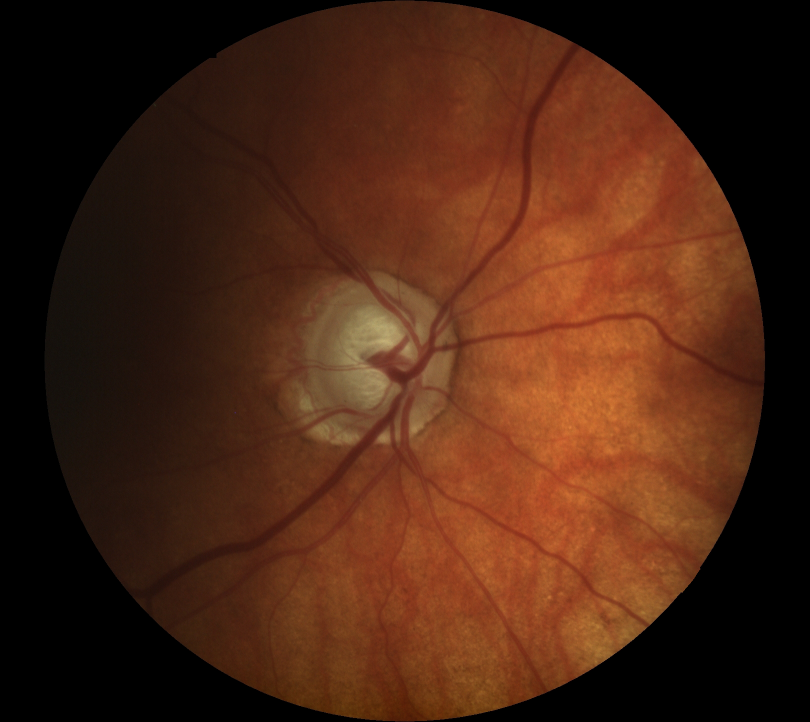
#> input picture MP_RetinalVesselAnalysis/MP_RetinalVesselAnalysis/dummies/Retinal_Images/111.png, 1620 x 1444 px (shown at 1/2 size)
$ python Centre_Diagonal.py
#> lines starting #> are read from the running program, lines starting #| are printed output that depends on the picture
import cv2
import matplotlib.pyplot as plt
from tkinter import Tk, filedialog
import numpy as np

# Open a GUI to choose an image file
root = Tk()
root.withdraw()  # Hide the main window

file_path = filedialog.askopenfilename(title="Select an image file", filetypes=[("Image files", "*.png;*.jpg;*.jpeg;*.bmp")])
#> the answer given: Retinal_Images/111.png

# Check if a file was selected
if file_path:
    # Load the selected image
    image = cv2.imread(file_path)
#> image is the input picture: shape (1444, 1620, 3); mean B, G, R 19.3, 37, 73.5

    # Convert to grayscale
    gray = cv2.cvtColor(image, cv2.COLOR_BGR2GRAY)
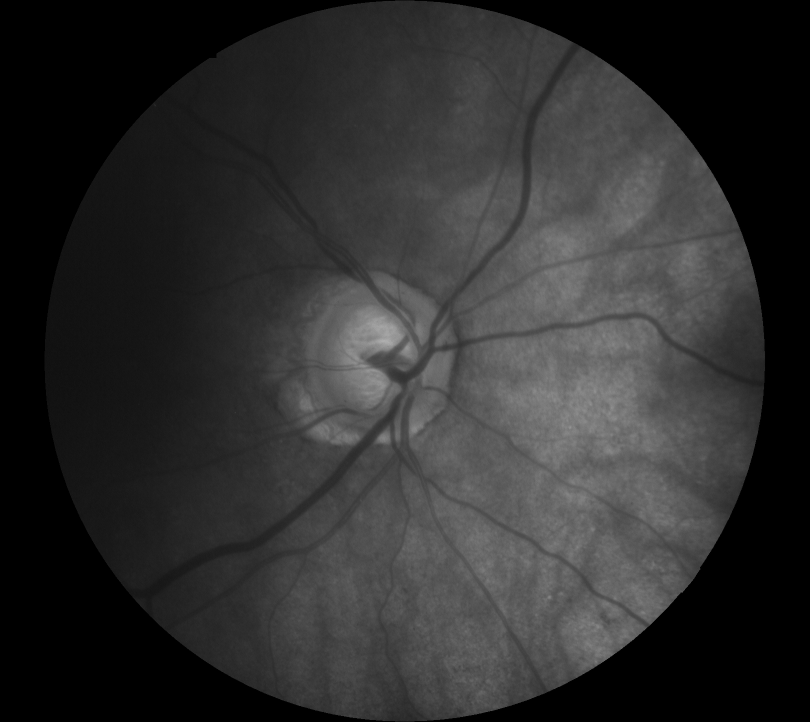
#> gray: shape (1444, 1620) (shown at 1/2 size); min 0, max 178, mean 45.9

    # Apply CLAHE (Contrast Limited Adaptive Histogram Equalization) for contrast enhancement
    clahe = cv2.createCLAHE(clipLimit=2.0, tileGridSize=(8, 8))
    clahe_image = clahe.apply(gray)
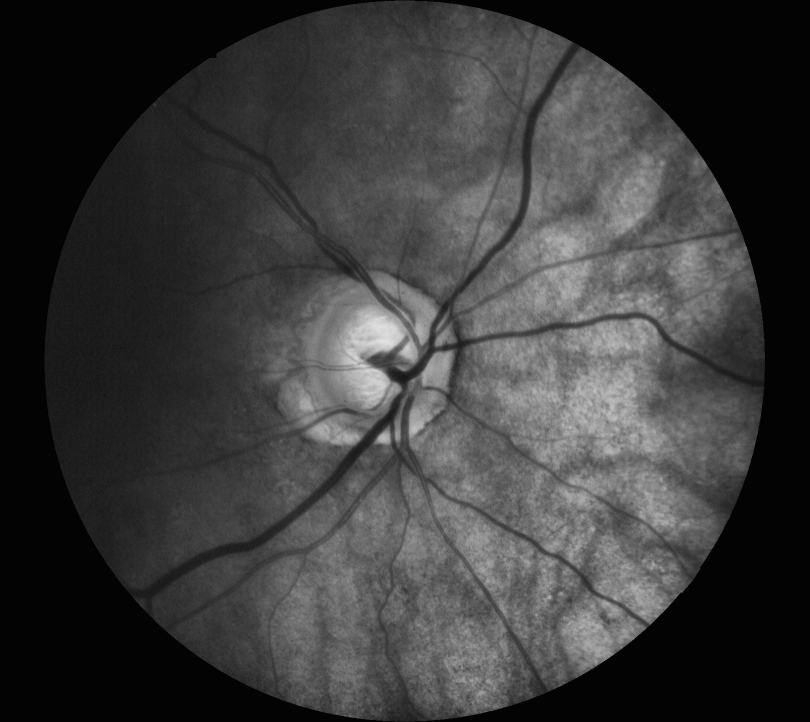
#> clahe_image: shape (1444, 1620) (shown at 1/2 size); min 3, max 226, mean 58.4

    # Apply Gaussian blur for noise removal
    blur_image = cv2.GaussianBlur(clahe_image, (3, 3), 0)

    height, width = blur_image.shape
#> height = 1444; width = 1620
    center_x, center_y = int(width / 2), int(height / 2)
#> center_x = 810; center_y = 722

    # Define the size of the cropped image
    crop_size = 800

    # Calculate the coordinates for the top-left corner of the cropped image
    crop_x = center_x - int(crop_size / 2)
#> crop_x = 410
    crop_y = center_y - int(crop_size / 2)
#> crop_y = 322

    # Crop the image
    crop_image = blur_image[crop_y:crop_y + crop_size, crop_x:crop_x + crop_size]
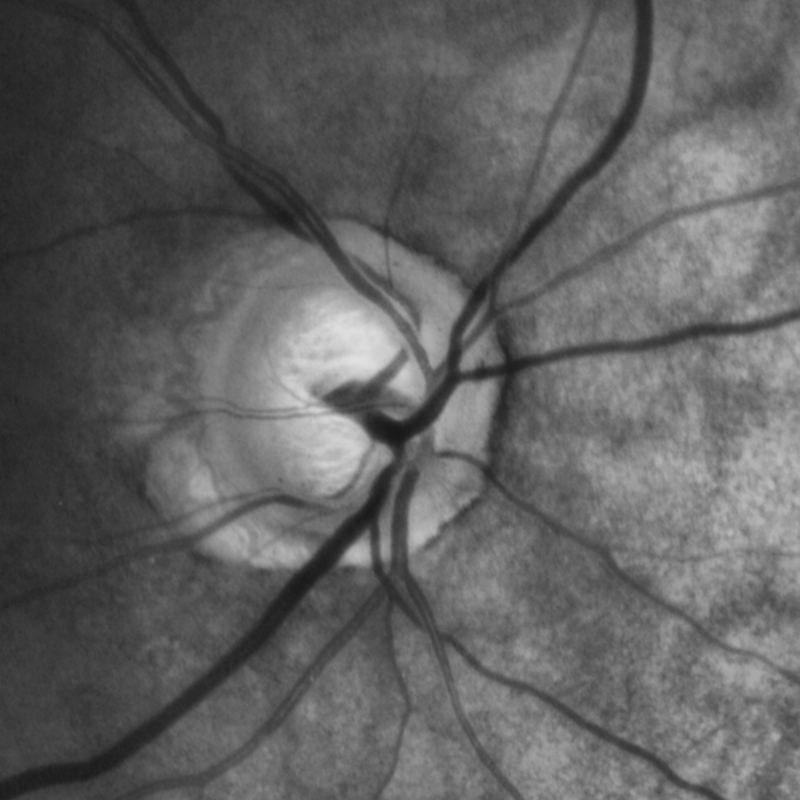
#> crop_image: shape (800, 800); min 24, max 225, mean 96.6

    # Show the cropped image using matplotlib
    fig, ax = plt.subplots(figsize=(8, 6))
    ax.imshow(crop_image, cmap='gray')

    # Mark the two points and calculate radius and draw circle
    # [46 lines left out: function onclick, not called in this run]

    fig.canvas.mpl_connect('button_press_event', onclick)
    plt.pause(0.001)
    plt.show()

$ run again, on MP_RetinalVesselAnalysis/MP_RetinalVesselAnalysis/dummies/Retinal_Images/12.png
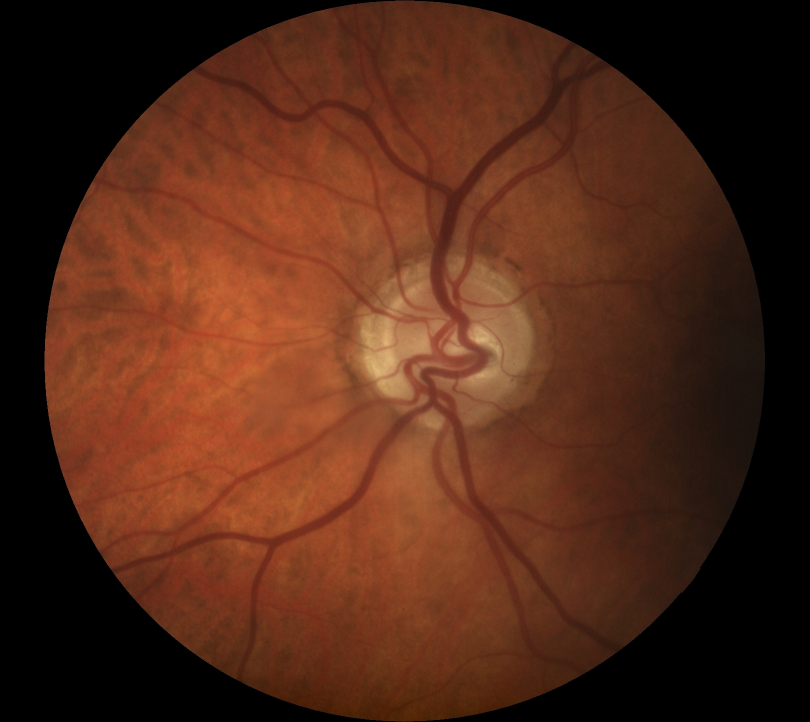
#> input picture MP_RetinalVesselAnalysis/MP_RetinalVesselAnalysis/dummies/Retinal_Images/12.png, 1620 x 1444 px (shown at 1/2 size)
#> image is the input picture: shape (1444, 1620, 3); mean B, G, R 23.4, 40.4, 81.1
#> `clahe_image = clahe.apply(gray)`:
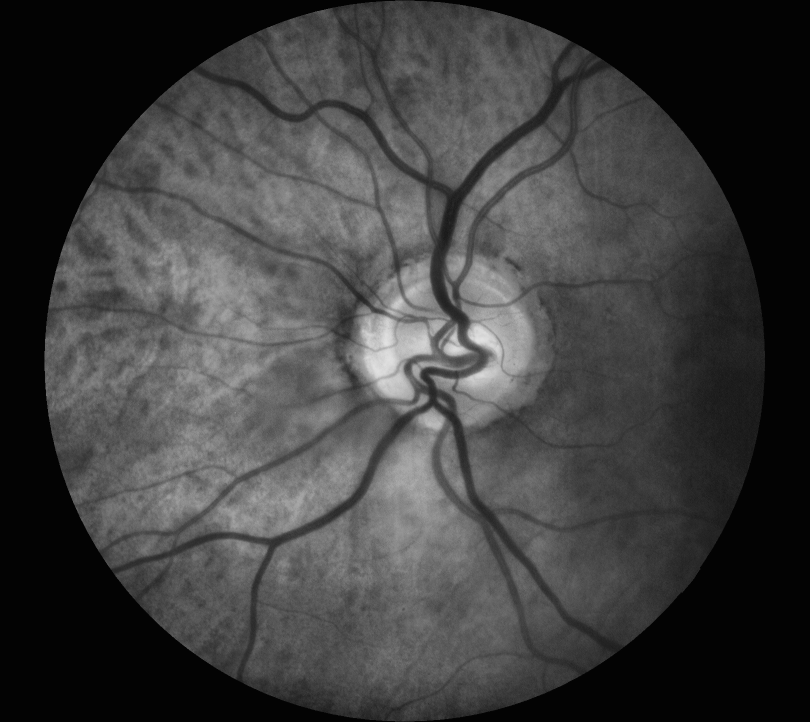
#> clahe_image: shape (1444, 1620) (shown at 1/2 size); min 3, max 227, mean 62.9
#> `crop_image = blur_image[crop_y:crop_y + crop_size, crop_x:crop_x + cro..`:
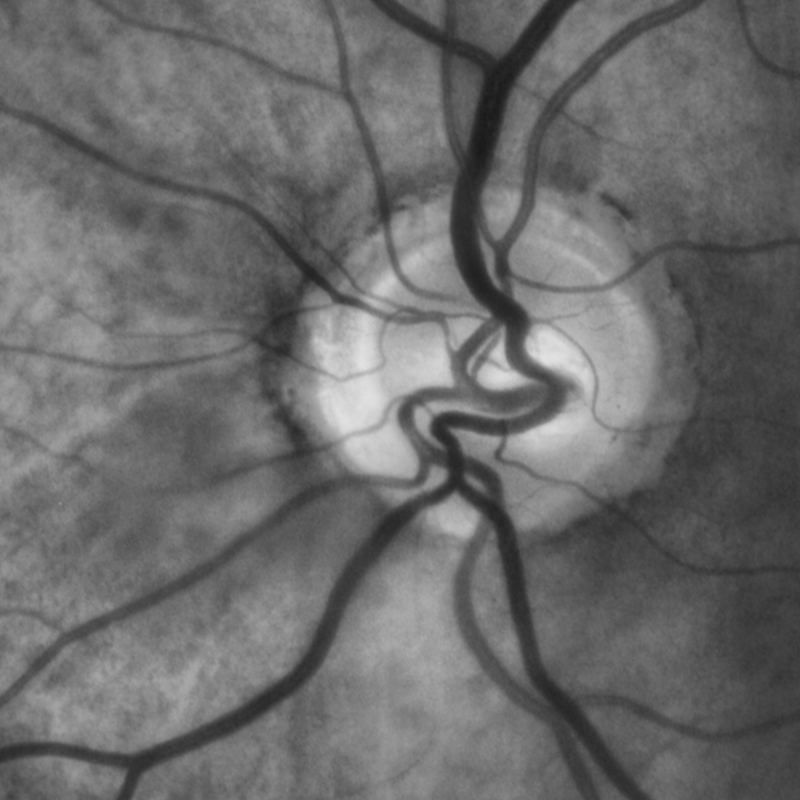
#> crop_image: shape (800, 800); min 25, max 226, mean 107.3

$ run again, on MP_RetinalVesselAnalysis/MP_RetinalVesselAnalysis/dummies/Retinal_Images/15.png
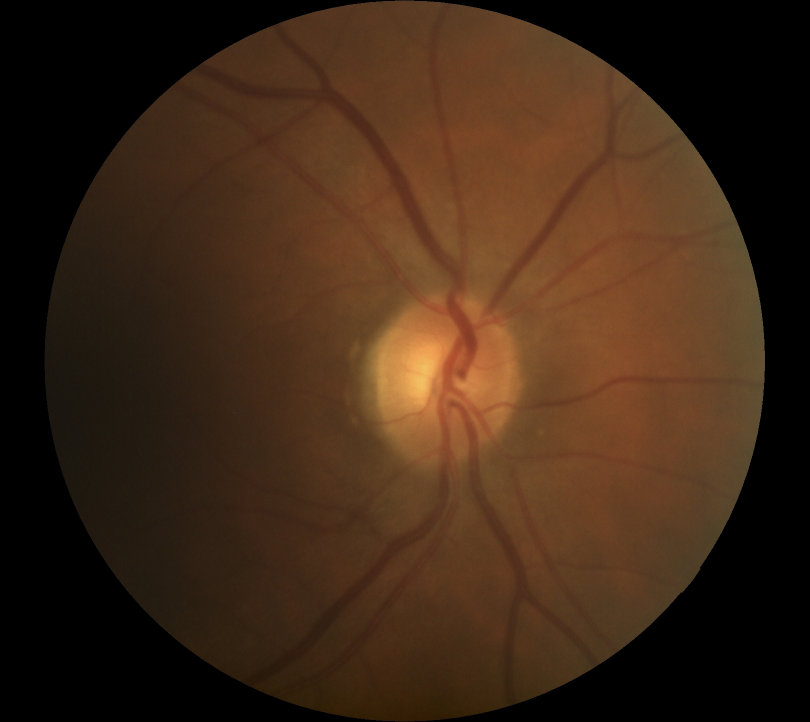
#> input picture MP_RetinalVesselAnalysis/MP_RetinalVesselAnalysis/dummies/Retinal_Images/15.png, 1620 x 1444 px (shown at 1/2 size)
#> image is the input picture: shape (1444, 1620, 3); mean B, G, R 22.5, 39.8, 62.4
#> `clahe_image = clahe.apply(gray)`:
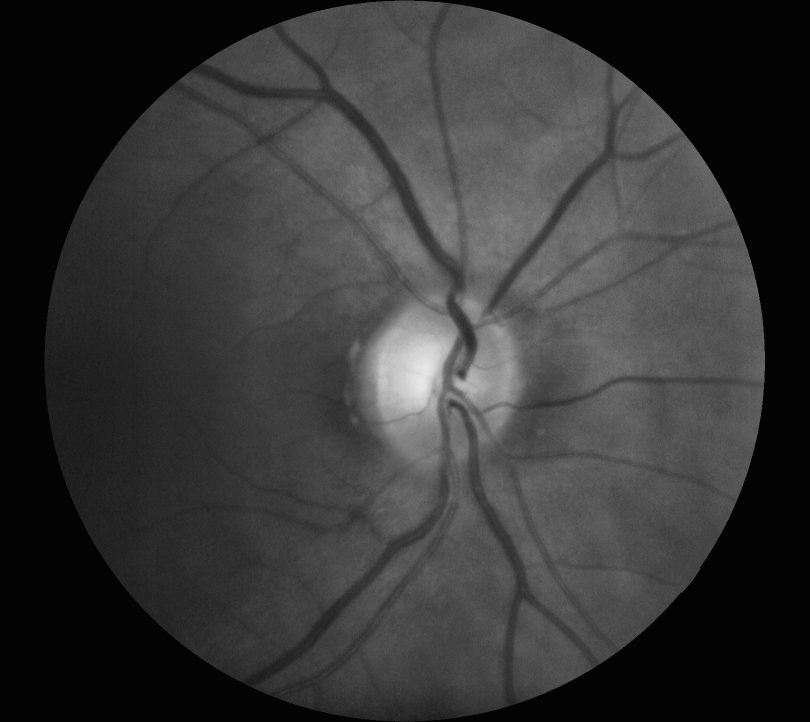
#> clahe_image: shape (1444, 1620) (shown at 1/2 size); min 3, max 233, mean 54.2
#> `crop_image = blur_image[crop_y:crop_y + crop_size, crop_x:crop_x + cro..`:
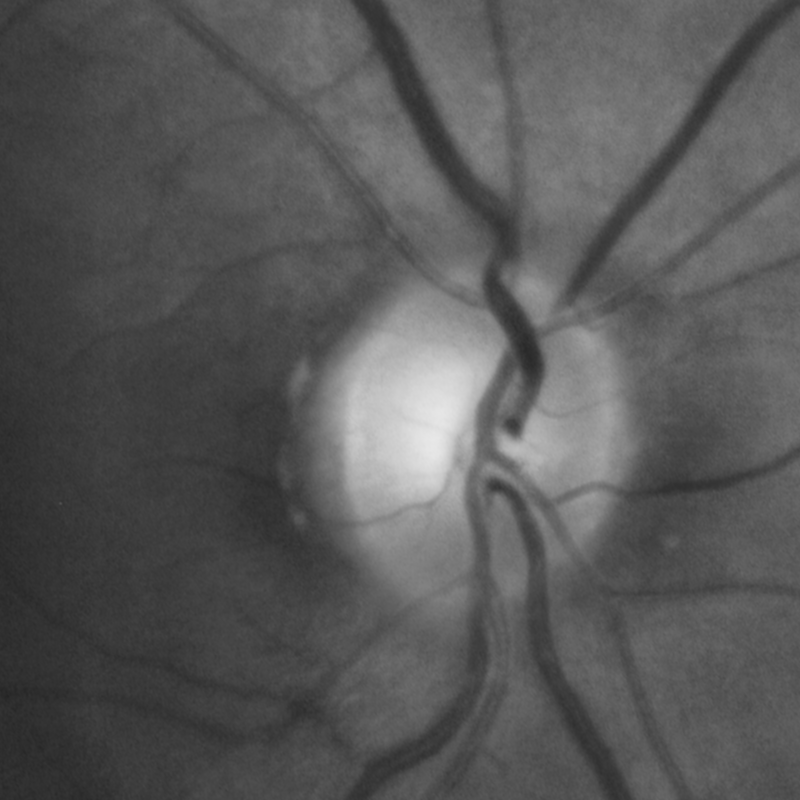
#> crop_image: shape (800, 800); min 36, max 232, mean 88.3

$ run again, on MP_RetinalVesselAnalysis/MP_RetinalVesselAnalysis/dummies/Retinal_Images/240.png
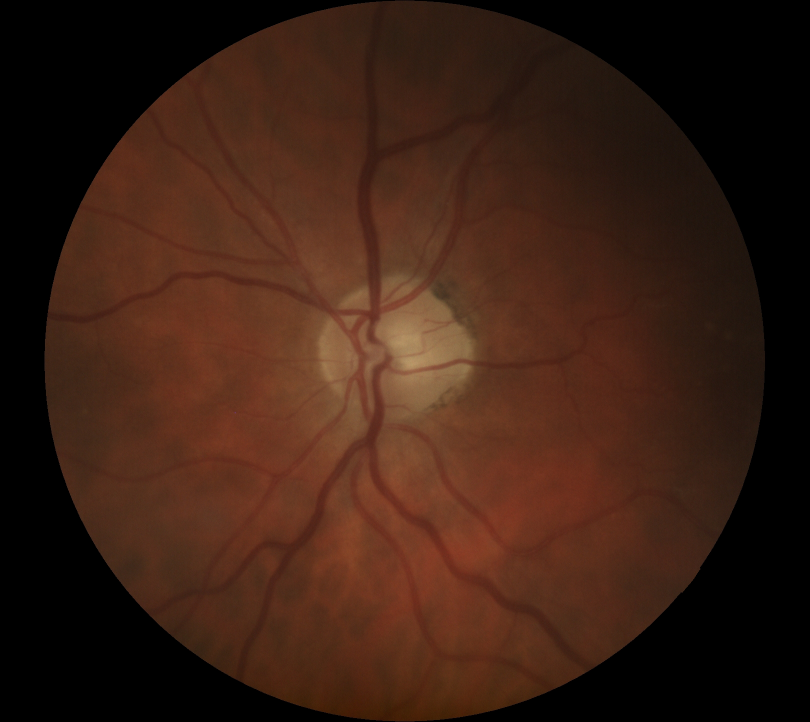
#> input picture MP_RetinalVesselAnalysis/MP_RetinalVesselAnalysis/dummies/Retinal_Images/240.png, 1620 x 1444 px (shown at 1/2 size)
#> image is the input picture: shape (1444, 1620, 3); mean B, G, R 19.6, 31.6, 58.1
#> `clahe_image = clahe.apply(gray)`:
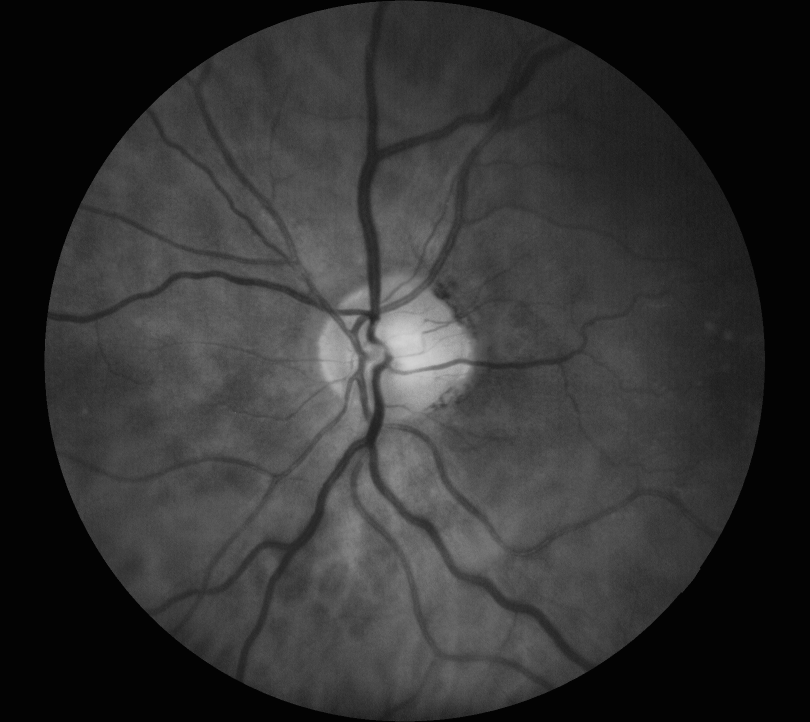
#> clahe_image: shape (1444, 1620) (shown at 1/2 size); min 3, max 210, mean 49.7
#> `crop_image = blur_image[crop_y:crop_y + crop_size, crop_x:crop_x + cro..`:
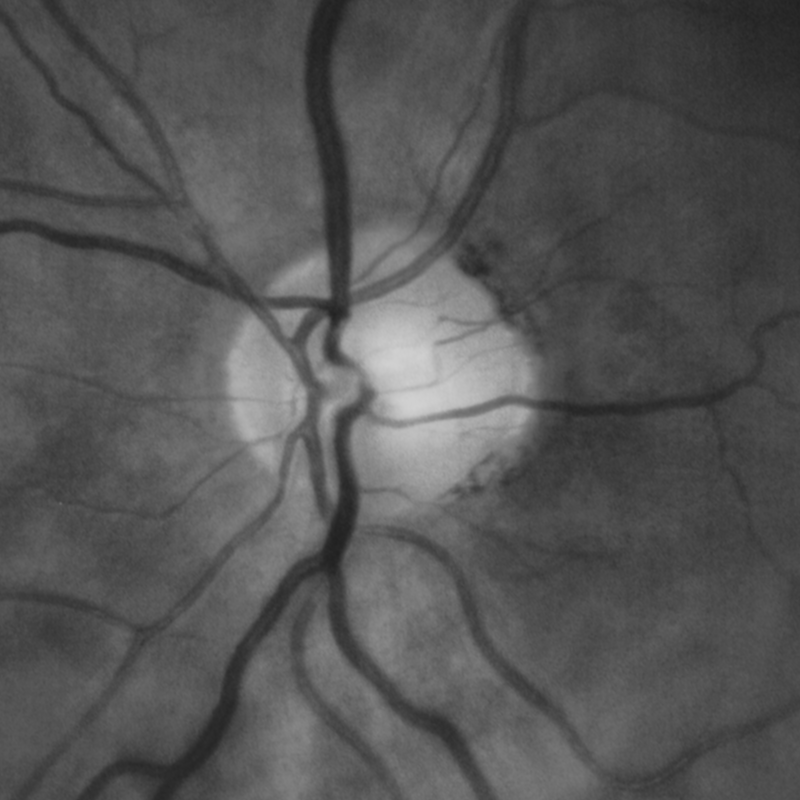
#> crop_image: shape (800, 800); min 31, max 209, mean 85.1
